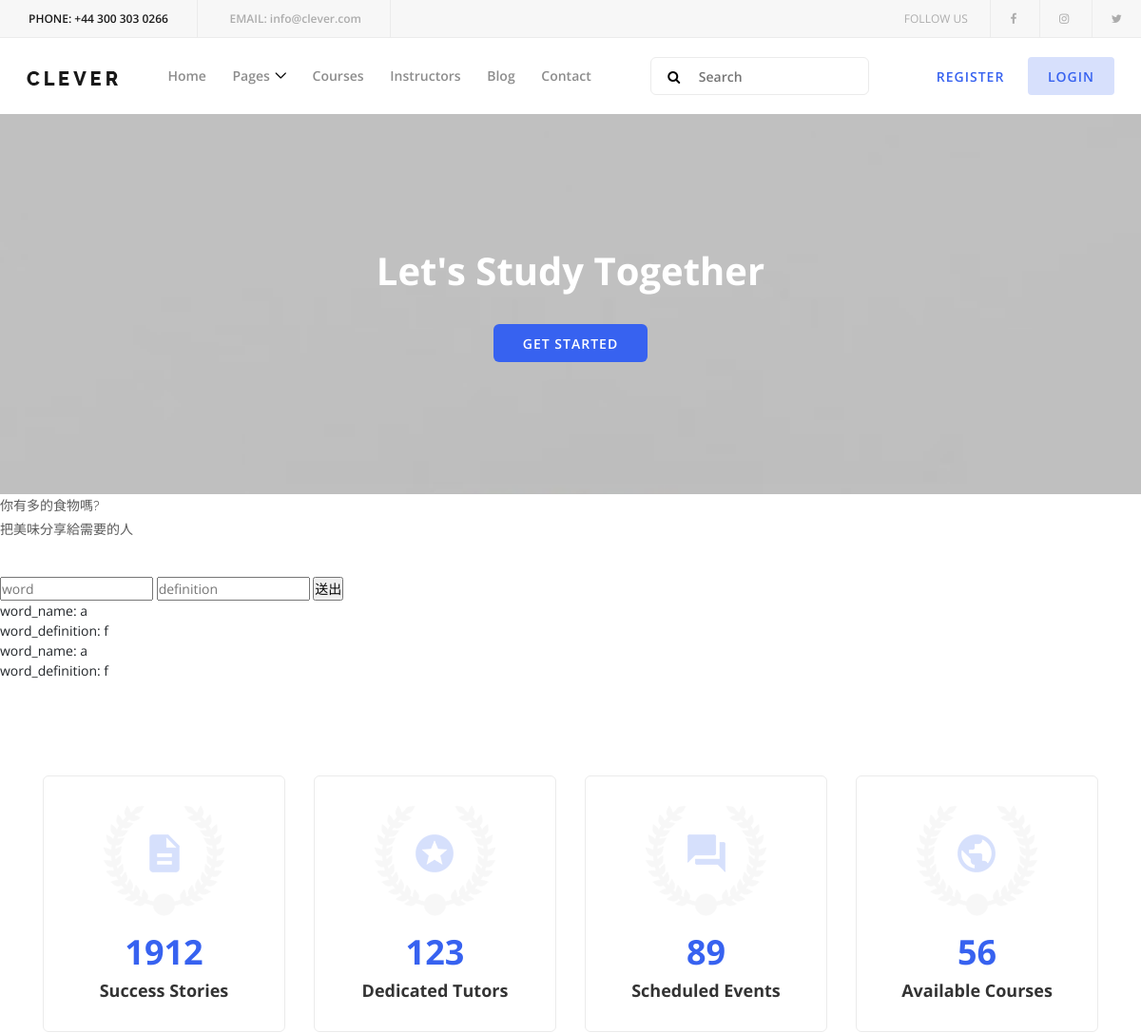
Before: / (upper part) with the older database file.
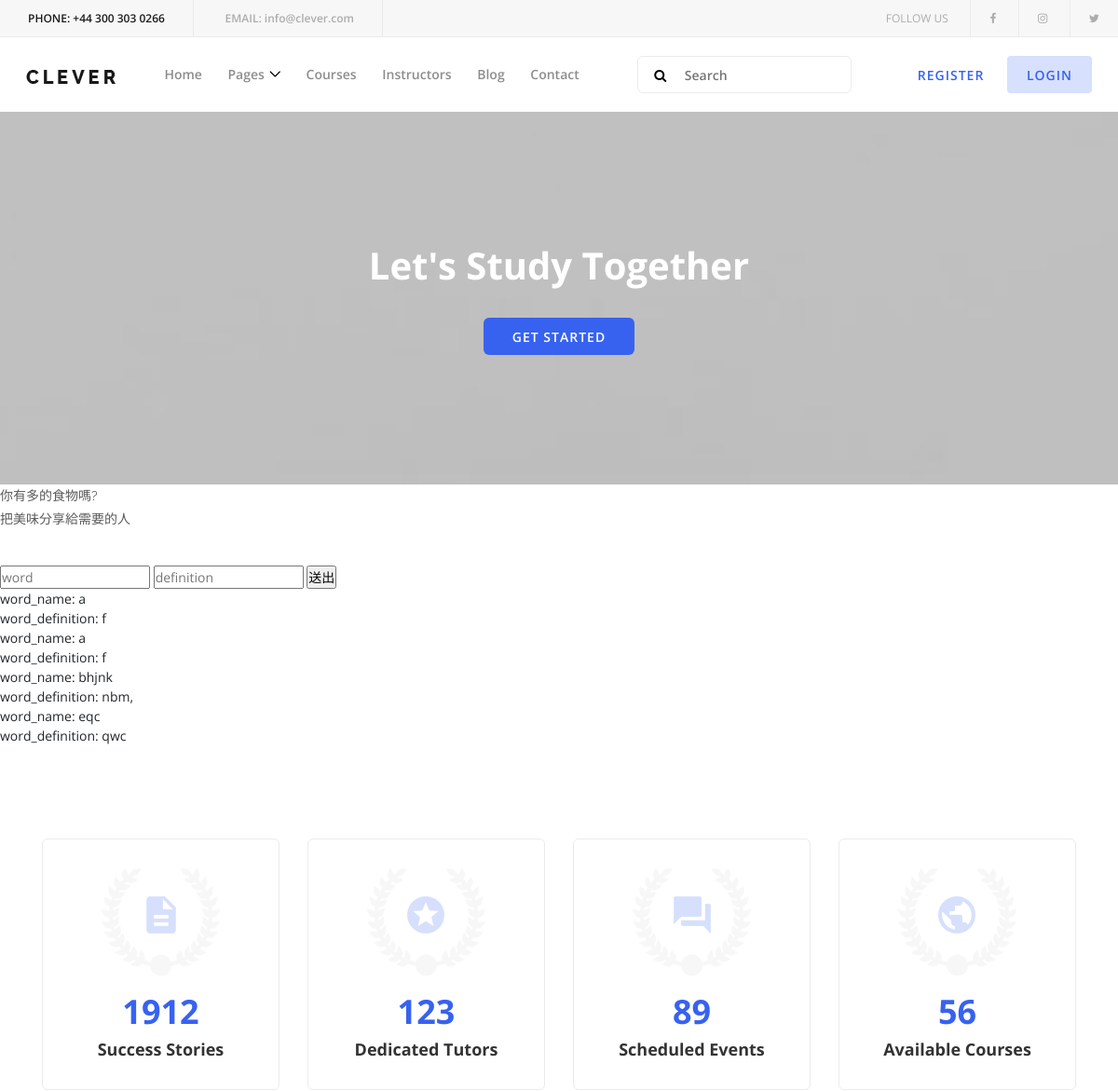
After: the same page with the newer database file.
### word/models.py (models this page shows, shortened)
class Word(models.Model):
	name = models.CharField(max_length=64,blank = True)
	definition = models.CharField(max_length=64,blank = True)

### word/views.py (the view)
# urls.py: path('', w_views.index,name = 'index')
def index(request):
	if "create_word" in request.POST:
		word = request.POST['word_name']
		definition = request.POST['word_def']
		Word.objects.create(name=word, definition=definition)
	all_word = Word.objects.all()
	return render(request,"index.html",locals())

### templates/index.html (shortened to what the changed rows need)
<!DOCTYPE html>
<html lang="en">
{% load  staticfiles %}
<head>
    <link rel="stylesheet" href="../static/style.css">
</head>
<body>
    <header class="header-area">
    </header>
    <section class="hero-area bg-img bg-overlay-2by5" style="background-image: url(img/bg-img/bg1.jpg);">
        <div class="container h-100">
            <div class="row h-100 align-items-center">
                <div class="col-12">
                    <div class="hero-content text-center">
                        <h2>Let's Study Together</h2>
                    </div>
                </div>
            </div>
        </div>
    </section>
    <form action="" method="post" class = "create_food_event">
        <br>
    </form>
    {% for i in all_word %}
        word_name: {{i.name}}<br>
        word_definition: {{i.definition}}<br>
    {% endfor %}
    <section class="cool-facts-area section-padding-100-0">
        <div class="container">
            <div class="row">
                <div class="col-12 col-sm-6 col-lg-3">
                    <div class="single-cool-facts-area text-center mb-100 wow fadeInUp" data-wow-delay="250ms">
                        <h2><span class="counter">1912</span></h2>
                    </div>
                </div>
                <div class="col-12 col-sm-6 col-lg-3">
                    <div class="single-cool-facts-area text-center mb-100 wow fadeInUp" data-wow-delay="500ms">
                        <h2><span class="counter">123</span></h2>
                    </div>
                </div>
                <div class="col-12 col-sm-6 col-lg-3">
                    <div class="single-cool-facts-area text-center mb-100 wow fadeInUp" data-wow-delay="750ms">
                        <h2><span class="counter">89</span></h2>
                    </div>
                </div>
                <div class="col-12 col-sm-6 col-lg-3">
                    <div class="single-cool-facts-area text-center mb-100 wow fadeInUp" data-wow-delay="1000ms">
                        <h2><span class="counter">56</span></h2>
                    </div>
                </div>
            </div>
        </div>
    </section>
</body>
</html>

Changed rows visible on the page:
added Word: name "bhjnk", definition "nbm,"
added Word: name "eqc", definition "qwc"
